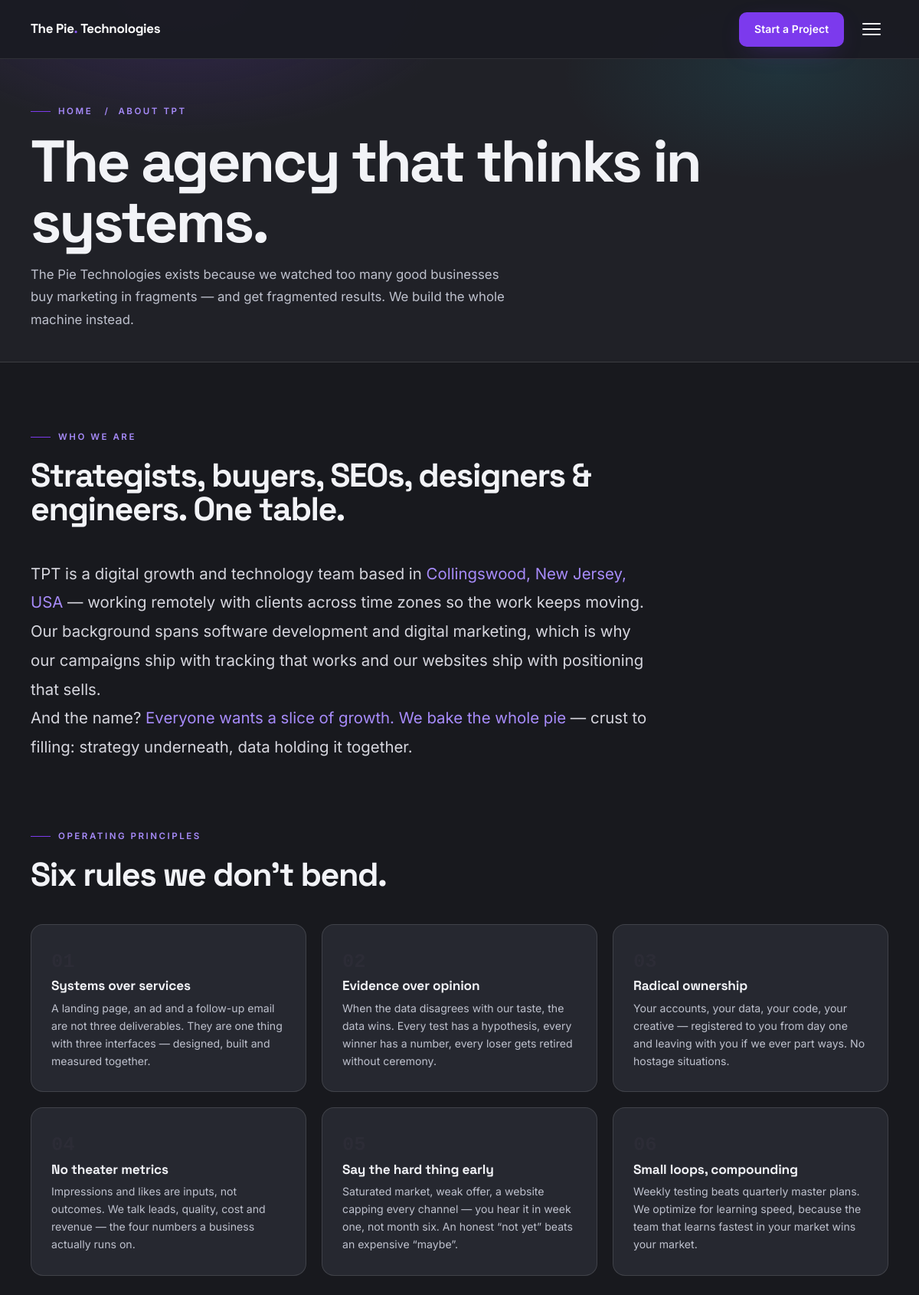
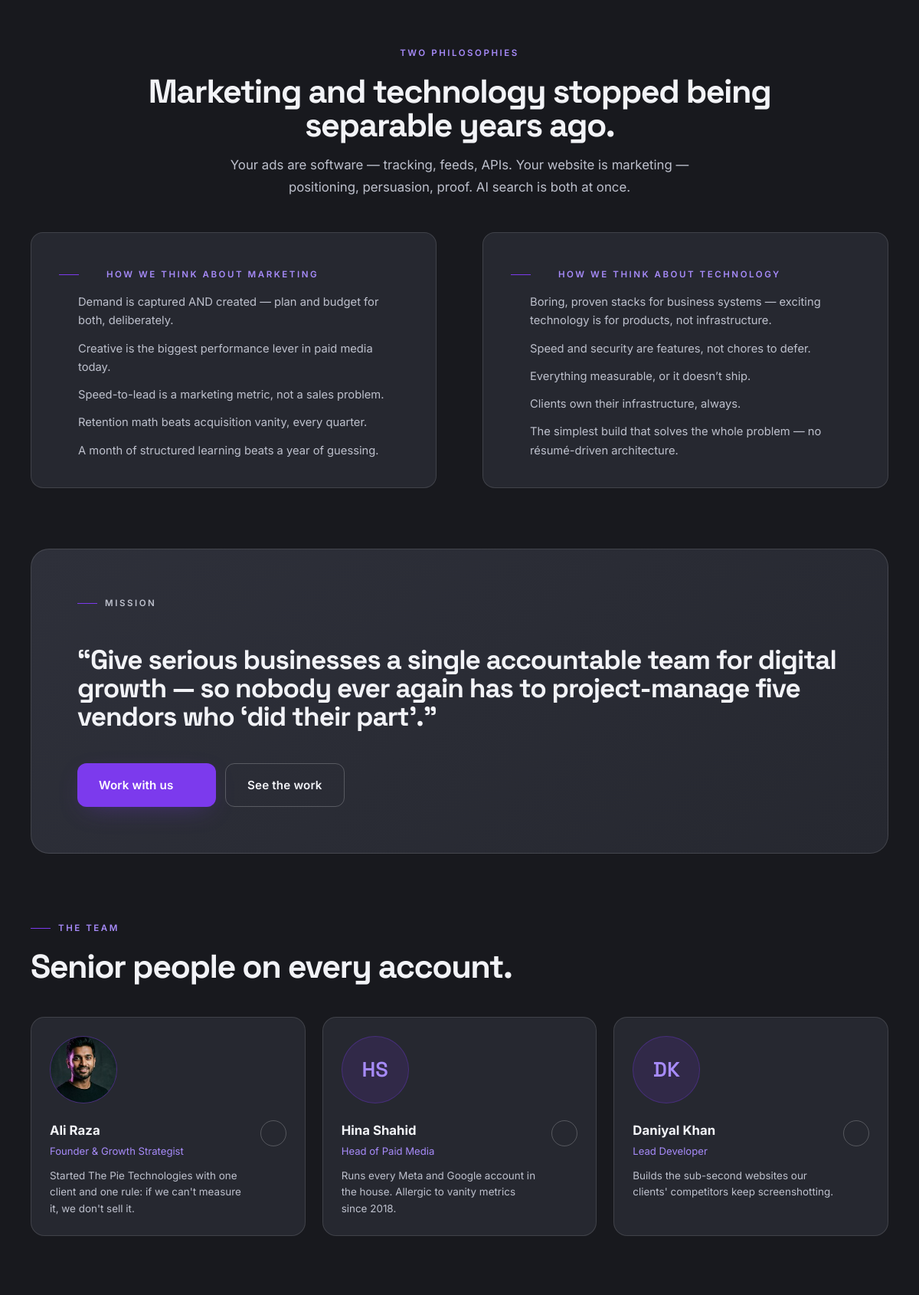
Page /about.php (upper part) on the committed database (2 pictures, top to bottom).
### tables this page shows
CREATE TABLE IF NOT EXISTS team_members (
  id INT AUTO_INCREMENT PRIMARY KEY,
  name VARCHAR(150),
  role VARCHAR(150),
  photo VARCHAR(255),
  bio TEXT,
  linkedin VARCHAR(255),
  twitter VARCHAR(255),
  display_order INT DEFAULT 0,
  is_active TINYINT(1) DEFAULT 1
);

### includes/functions.php (called while the page is built, shortened)
<?php
function settingsCache($reset = false)
{
    static $cache = null;
    if ($cache !== null) {
        return $cache;
    }
    $cache = array();
    foreach (dbAll('SELECT setting_key, setting_value FROM settings') as $row) {
        $cache[$row['setting_key']] = $row['setting_value'];
    }
    return $cache;
}
function getSetting($key, $default = '')
{
    $all = settingsCache();
    if (isset($all[$key]) && $all[$key] !== null && $all[$key] !== '') {
        return $all[$key];
    }
    return $default;
}
function esc($value)
{
    return htmlspecialchars((string) $value, ENT_QUOTES, 'UTF-8');
}
function url($path = '', $pretty = null)
{
    $path = trim((string) $path, '/');
    if ($pretty === null) {
        $pretty = PRETTY_URLS;
    }
    if ($path !== '' && substr($path, -4) !== '.php' && $pretty && strpos($path, '?') === false) {
        $url = BASE_URL . '/' . $path;
    } elseif ($path !== '' && substr($path, -4) !== '.php' && !$pretty && strpos($path, '?') === false) {
        $url = BASE_URL . '/' . $path . '.php';
    } else {
        $url = BASE_URL . ($path === '' ? '/' : '/' . $path);
    }
    return $url;
}
function asset($path)
{
    return BASE_URL . '/' . ltrim((string) $path, '/');
}
function getTeamMembers()
{
    $members = dbAll('SELECT * FROM team_members WHERE is_active = 1 ORDER BY display_order ASC, id ASC');
    if ($members) { return $members; }
    return array(
        array('id'=>-401, 'name'=>getSetting('founder_name', 'Ali Raza'), 'role'=>'Founder & Growth Strategist',
            'photo'=>'assets/images/founder-avatar.jpg', 'bio'=>'Connects strategy, creative and delivery around a clear business goal.', 'linkedin'=>'', 'twitter'=>'', 'is_preview'=>true),
        array('id'=>-402, 'name'=>'Hina Shahid', 'role'=>'Head of Paid Media',
            'photo'=>'', 'bio'=>'Brings audience research, campaign planning and creative testing together.', 'linkedin'=>'', 'twitter'=>'', 'is_preview'=>true),
        array('id'=>-403, 'name'=>'Daniyal Khan', 'role'=>'Lead Developer',
            'photo'=>'', 'bio'=>'Builds accessible, responsive websites with reliable measurement.', 'linkedin'=>'', 'twitter'=>'', 'is_preview'=>true),
    );
}

### includes/db.php (called while the page is built, shortened)
<?php
if (!function_exists('dbAll')) {
    function dbAll($sql, $params = array())
    {
        try {
            $st = $GLOBALS['pdo']->prepare($sql);
            $st->execute($params);
            return $st->fetchAll();
        } catch (PDOException $e) {
            error_log('[TPT] Query failed: ' . $e->getMessage() . ' | ' . $sql);
            return array();
        }
    }
}

### about.php (the view, shortened to what this page needs)
<?php
$team = getTeamMembers();
$principles = array(
    array('num' => '01', 'title' => 'Systems over services',   'text' => 'A landing page, an ad and a follow-up email are not three deliverables. They are one thing with three interfaces — designed, built and measured together.'),
    array('num' => '02', 'title' => 'Evidence over opinion',    'text' => 'When the data disagrees with our taste, the data wins. Every test has a hypothesis, every winner has a number, every loser gets retired without ceremony.'),
    array('num' => '03', 'title' => 'Radical ownership',        'text' => 'Your accounts, your data, your code, your creative — registered to you from day one and leaving with you if we ever part ways. No hostage situations.'),
    array('num' => '04', 'title' => 'No theater metrics',       'text' => 'Impressions and likes are inputs, not outcomes. We talk leads, quality, cost and revenue — the four numbers a business actually runs on.'),
    array('num' => '05', 'title' => 'Say the hard thing early', 'text' => 'Saturated market, weak offer, a website capping every channel — you hear it in week one, not month six. An honest “not yet” beats an expensive “maybe”.'),
    array('num' => '06', 'title' => 'Small loops, compounding', 'text' => 'Weekly testing beats quarterly master plans. We optimize for learning speed, because the team that learns fastest in your market wins your market.'),
);
$marketingPhilosophy = array(
    'Demand is captured AND created — plan and budget for both, deliberately.',
    'Creative is the biggest performance lever in paid media today.',
    'Speed-to-lead is a marketing metric, not a sales problem.',
    'Retention math beats acquisition vanity, every quarter.',
    'A month of structured learning beats a year of guessing.',
);
$technologyPhilosophy = array(
    'Boring, proven stacks for business systems — exciting technology is for products, not infrastructure.',
    'Speed and security are features, not chores to defer.',
    'Everything measurable, or it doesn’t ship.',
    'Clients own their infrastructure, always.',
    'The simplest build that solves the whole problem — no résumé-driven architecture.',
);
require_once __DIR__ . '/includes/header.php';
?>
<section class="page-hero">
    <div class="container">
        <p class="eyebrow crumbs"><a href="<?= url('') ?>">Home</a> &nbsp;/&nbsp; About TPT</p>
        <h1>The agency that thinks in systems.</h1>
        <p class="lead">The Pie Technologies exists because we watched too many good businesses buy marketing in fragments — and get fragmented results. We build the whole machine instead.</p>
    </div>
</section>
<section class="section">
    <div class="container">
        <div class="section-head" data-aos="fade-up">
            <p class="eyebrow">Who we are</p>
            <h2 class="section-title" style="font-size:clamp(1.8rem,3.6vw,2.8rem)">Strategists, buyers, SEOs, designers &amp; engineers. One table.</h2>
        </div>
        <p class="story-copy" data-aos="fade-up">
            TPT is a digital growth and technology team based in <span class="hl">Collingswood, New Jersey, USA</span> — working remotely with clients across time zones so the work keeps moving. Our background spans software development and digital marketing, which is why our campaigns ship with tracking that works and our websites ship with positioning that sells.
        </p>
        <p class="story-copy" data-aos="fade-up">
            And the name? <span class="hl">Everyone wants a slice of growth. We bake the whole pie</span> — crust to filling: strategy underneath, data holding it together.
        </p>
    </div>
</section>
<section class="section" style="padding-top:0">
    <div class="container">
        <div class="section-head" data-aos="fade-up">
            <p class="eyebrow">Operating principles</p>
            <h2 class="section-title" style="font-size:clamp(1.8rem,3.6vw,2.8rem)">Six rules we don&rsquo;t bend.</h2>
        </div>
        <div class="feature-grid">
            <?php foreach ($principles as $pi => $principle): ?>
            <article class="feature-card" data-aos="fade-up" data-aos-delay="<?= ($pi % 3) * 90 ?>">
                <span class="mono" style="color:#2c2c36;font-size:1.6rem;font-weight:700"><?= esc($principle['num']) ?></span>
                <h3><?= esc($principle['title']) ?></h3>
                <p><?= esc($principle['text']) ?></p>
            </article>
            <?php endforeach; ?>
        </div>
    </div>
</section>
<section class="section" style="padding-top:0">
    <div class="container">
        <div class="section-head center" data-aos="fade-up">
            <p class="eyebrow">Two philosophies</p>
            <h2 class="section-title" style="font-size:clamp(1.8rem,3.6vw,2.8rem)">Marketing and technology stopped being separable years ago.</h2>
            <p class="section-lead">Your ads are software — tracking, feeds, APIs. Your website is marketing — positioning, persuasion, proof. AI search is both at once.</p>
        </div>
        <div class="split" style="align-items:start">
            <div class="chart-card" data-aos="fade-up">
                <p class="eyebrow" style="margin-bottom:14px"><?= icon('megaphone', 16) ?> How we think about marketing</p>
                <ul style="display:grid;gap:12px;list-style:none;padding:0">
                    <?php foreach ($marketingPhilosophy as $mp): ?>
                    <li style="display:flex;gap:10px;align-items:flex-start;color:var(--muted);font-size:.92rem;line-height:1.65"><span style="color:var(--violet-soft);flex:none;margin-top:2px"><?= icon('check', 15) ?></span><span><?= esc($mp) ?></span></li>
                    <?php endforeach; ?>
                </ul>
            </div>
            <div class="chart-card" data-aos="fade-up" data-aos-delay="120">
                <p class="eyebrow" style="margin-bottom:14px"><?= icon('code', 16) ?> How we think about technology</p>
                <ul style="display:grid;gap:12px;list-style:none;padding:0">
                    <?php foreach ($technologyPhilosophy as $tp): ?>
                    <li style="display:flex;gap:10px;align-items:flex-start;color:var(--muted);font-size:.92rem;line-height:1.65"><span style="color:var(--violet-soft);flex:none;margin-top:2px"><?= icon('check', 15) ?></span><span><?= esc($tp) ?></span></li>
                    <?php endforeach; ?>
                </ul>
            </div>
        </div>
    </div>
</section>
<section class="section" style="padding-top:0">
    <div class="container">
        <div class="founder-card mission-card" data-aos="fade-up">
            <div class="founder-copy" style="max-width:none">
                <p class="eyebrow">Mission</p>
                <h2 style="font-size:clamp(1.5rem,3vw,2.2rem);margin-top:10px">&ldquo;Give serious businesses a single accountable team for digital growth — so nobody ever again has to project-manage five vendors who &lsquo;did their part&rsquo;.&rdquo;</h2>
                <div style="margin-top:24px;display:flex;gap:12px;flex-wrap:wrap">
                    <a href="<?= url('contact') ?>" class="btn btn-primary btn-magnetic">Work with us <?= icon('arrow-r', 18) ?></a>
                    <a href="<?= url('portfolio') ?>" class="btn btn-ghost btn-magnetic">See the work</a>
                </div>
            </div>
        </div>
    </div>
</section>
<?php if ($team): ?>
<section class="section" style="padding-top:0">
    <div class="container">
        <div class="section-head" data-aos="fade-up">
            <p class="eyebrow">The Team</p>
            <h2 class="section-title" style="font-size:clamp(1.8rem,3.6vw,2.8rem)">Senior people on every account.</h2>
        </div>
        <div class="team-grid">
            <?php foreach ($team as $i => $member): ?>
            <article class="team-card" data-aos="fade-up" data-aos-delay="<?= ($i % 3) * 90 ?>">
                <div class="team-photo">
                    <?php
                    $memberPhoto = !empty($member['photo']) && is_file(BASE_PATH . '/' . $member['photo']) ? $member['photo'] : '';
                    if ($memberPhoto === '' && stripos($member['role'], 'founder') !== false) { $memberPhoto = 'assets/images/founder-avatar.jpg'; }
                    $initials = '';
                    foreach (array_slice(preg_split('/\s+/', trim($member['name'])), 0, 2) as $part) { $initials .= mb_substr($part, 0, 1); }
                    ?>
                    <?php if ($memberPhoto !== ''): ?>
                    <img src="<?= asset($memberPhoto) ?>" alt="<?= esc($member['name']) ?>, <?= esc($member['role']) ?>" width="88" height="88" loading="lazy">
                    <?php else: ?>
                    <span class="team-initials" aria-hidden="true"><?= esc(mb_strtoupper($initials)) ?></span>
                    <?php endif; ?>
                </div>
                <div class="team-body">
                    <div>
                        <strong><?= esc($member['name']) ?></strong>
                        <span><?= esc($member['role']) ?></span>
                        <?php if (!empty($member['bio'])): ?><p><?= esc($member['bio']) ?></p><?php endif; ?>
                    </div>
                    <div class="team-socials">
                        <?php if (!empty($member['linkedin'])): ?><a href="<?= esc($member['linkedin']) ?>" target="_blank" rel="noopener noreferrer" aria-label="<?= esc($member['name']) ?> on LinkedIn"><?= icon('linkedin', 15) ?></a><?php endif; ?>
                    </div>
                </div>
            </article>
            <?php endforeach; ?>
        </div>
    </div>
</section>
<?php endif; ?>
<?php require_once __DIR__ . '/includes/footer.php'; ?>

### includes/data.php (shortened to what this page needs)
<?php
function icon($name, $size = 20)
{
    $body = isset($paths[$name]) ? $paths[$name] : $paths['sparkle'];
    return '<svg class="icon icon-' . esc($name) . '" width="' . (int) $size . '" height="' . (int) $size
        . '" viewBox="0 0 24 24" fill="none" stroke="currentColor" stroke-width="1.6" stroke-linecap="round" stroke-linejoin="round" aria-hidden="true">'
        . $body . '</svg>';
}

### assets/css/style.css (style rules this page uses)
:root { --bg:#18191e; --bg-soft:#202127; --surface:#262830; --surface-2:#2e303a; --line:rgba(255,255,255,.12); --line-strong:rgba(255,255,255,.22); --text:#f2f3f7; --muted:#bec1cd; --muted-2:#a2a8b8; --violet:#7c3aed; --violet-2:#8b5cf6; --violet-soft:#a78bfa; --violet-glow:rgba(124,58,237,.38); --cyan:#22d3ee; --amber:#f59e0b; --green:#22c55e; --red:#ef4444; --radius:16px; --radius-sm:10px; --font-display:'Space Grotesk','Inter',system-ui,-apple-system,'Segoe UI',sans-serif; --font-body:'Inter',system-ui,-apple-system,'Segoe UI',sans-serif; --container:1240px; --gutter:clamp(18px,4vw,40px); --section:clamp(56px,6.6vw,100px); --ease:cubic-bezier(.22,1,.36,1); --nav-h:76px; }
*,*::before,*::after { box-sizing:border-box }
html { overflow-x:clip;-webkit-text-size-adjust:100%;scroll-behavior:smooth;scroll-padding-top:calc(var(--nav-h) + 14px) }
body { margin:0;background:var(--bg);color:var(--text); font-family:var(--font-body);font-size:16px;line-height:1.65; -webkit-font-smoothing:antialiased;text-rendering:optimizeLegibility; overflow-x:clip; }
img,svg,video { max-width:100%;display:block }
ul,ol { margin:0;padding:0;list-style:none }
h1,h2,h3,h4,h5 { margin:0;font-family:var(--font-display);font-weight:700;letter-spacing:-.03em;line-height:1.05 }
p { margin:0 }
html { scrollbar-color:#666b7c var(--bg) }
.container { width:min(100% - (var(--gutter) * 2),var(--container));margin-inline:auto }
.section { padding-block:var(--section) }
.eyebrow { display:inline-flex;align-items:center;gap:10px; font-size:.72rem;font-weight:600;letter-spacing:.22em;text-transform:uppercase; color:var(--violet-soft);margin:0 0 18px; }
.eyebrow::before { content:"";width:26px;height:1px;background:var(--violet); }
.section-head { max-width:820px;margin-bottom:clamp(26px,3.6vw,44px) }
.section-head.center { margin-inline:auto;text-align:center }
.section-head.center .eyebrow { justify-content:center }
.section-head.center .eyebrow::before { display:none }
.section-title { font-size:clamp(2.1rem,5vw,4rem);letter-spacing:-.035em;line-height:1.02 }
.section-lead { margin-top:16px;color:var(--muted);font-size:clamp(1rem,1.4vw,1.15rem);line-height:1.75;max-width:640px }
.section-head.center .section-lead { margin-inline:auto }
.mono { font-family:ui-monospace,SFMono-Regular,Menlo,Consolas,monospace }
.btn { display:inline-flex;align-items:center;justify-content:center;gap:10px; padding:15px 28px;border-radius:12px;font-weight:600;font-size:.95rem;letter-spacing:.01em; transition:transform .25s var(--ease),box-shadow .25s var(--ease),background .25s,border-color .25s,color .25s; will-change:transform;white-space:nowrap; }
.btn-primary { background:var(--violet);color:#fff;box-shadow:0 10px 34px -12px var(--violet-glow) }
.btn-ghost { border:1px solid var(--line-strong);color:var(--text);background:transparent }
.btn .icon { flex:none }

### assets/css/refinements.css (style rules this page uses)
.mission-card { display:block }
.team-card { padding:24px }
.team-photo { width:88px;height:88px;aspect-ratio:auto;border-radius:50%;background:rgba(124,58,237,.13);border:1px solid rgba(124,58,237,.3);margin-bottom:22px }
.team-photo img { filter:none }
.team-initials { width:100%;height:100%;display:grid;place-items:center;color:var(--violet-soft);font:600 1.7rem var(--font-display) }
.team-body { padding:0 }
img { max-width:100% }

### rows in the picture
team_members: name "Ali Raza", role "Founder & Growth Strategist", bio "Started The Pie Technologies with one client and one rule: if we can't measure it, we don't sell it.", $size 15 (drawn)
team_members: initials "HS", name "Hina Shahid", role "Head of Paid Media", bio "Runs every Meta and Google account in the house. Allergic to vanity metrics since 2018.", $size 15 (drawn)
team_members: initials "DK", name "Daniyal Khan", role "Lead Developer", bio "Builds the sub-second websites our clients' competitors keep screenshotting.", $size 15 (drawn)

### other values in the picture
$principle['title'] "Systems over services"
$principle['text'] "A landing page, an ad and a follow-up email are not three deliverables. They are one thing with three interfaces — designed, built and measured together."
$principle['title'] "Evidence over opinion"
$principle['text'] "When the data disagrees with our taste, the data wins. Every test has a hypothesis, every winner has a number, every loser gets retired without ceremony."
$principle['title'] "Radical ownership"
$principle['text'] "Your accounts, your data, your code, your creative — registered to you from day one and leaving with you if we ever part ways. No hostage situations."
$principle['title'] "No theater metrics"
$principle['text'] "Impressions and likes are inputs, not outcomes. We talk leads, quality, cost and revenue — the four numbers a business actually runs on."
$principle['title'] "Say the hard thing early"
$principle['text'] "Saturated market, weak offer, a website capping every channel — you hear it in week one, not month six. An honest “not yet” beats an expensive “maybe”."
$principle['title'] "Small loops, compounding"
$principle['text'] "Weekly testing beats quarterly master plans. We optimize for learning speed, because the team that learns fastest in your market wins your market."
$mp "Demand is captured AND created — plan and budget for both, deliberately."
$mp "Creative is the biggest performance lever in paid media today."
$mp "Speed-to-lead is a marketing metric, not a sales problem."
